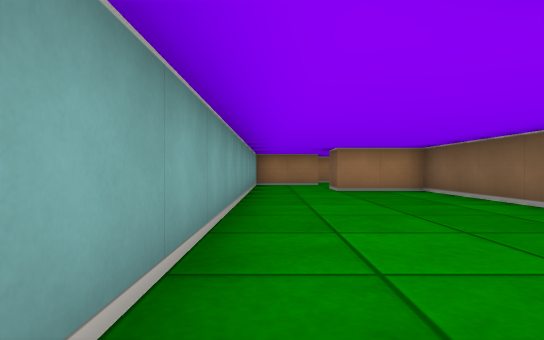
[1] (above)

12 first-person views from a walk through a cub3D maze. The camera is about half as high as the walls, looks level and sees 80° across. The floor is counted in squares. Each view is taken from the middle of a square. On the plan, view 1 faces up. The plan holds only what a view shows up to about 9 squares ahead; the rest is blank.

[2]
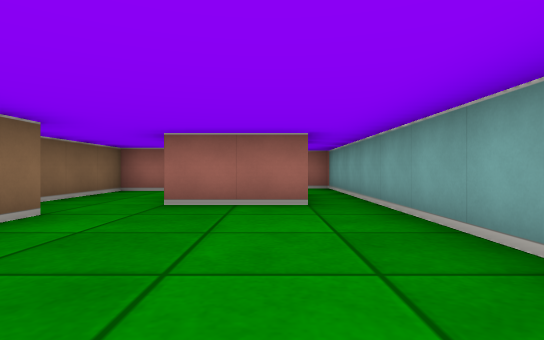

[3]
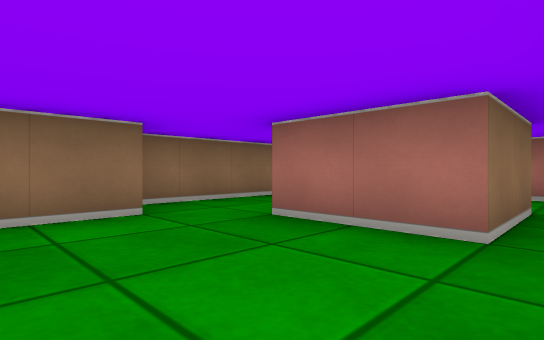

[4]
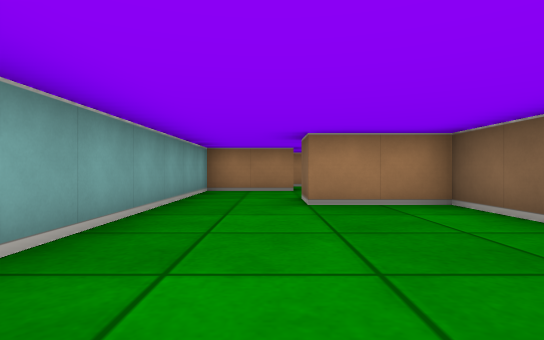

[5]
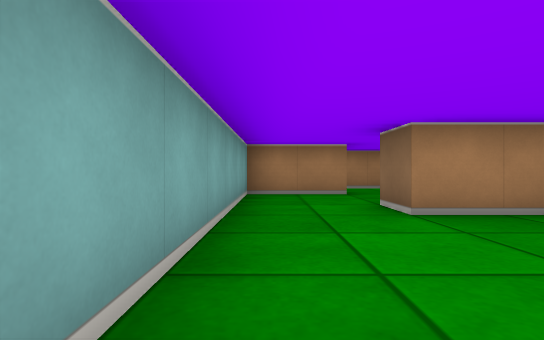

[6]
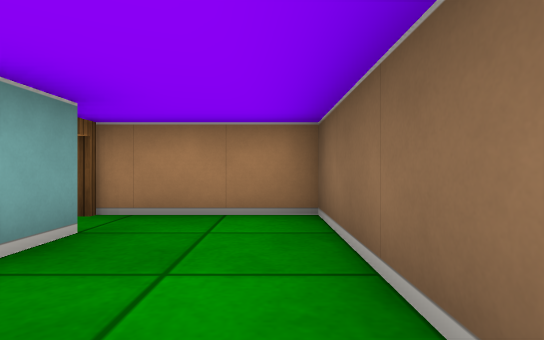

[7]
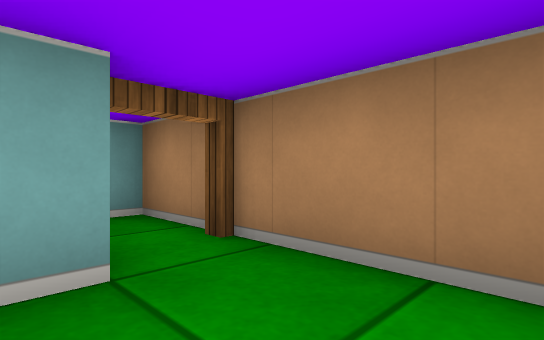

[8]
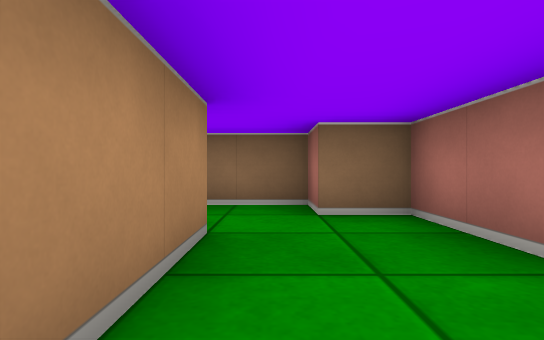

[9]
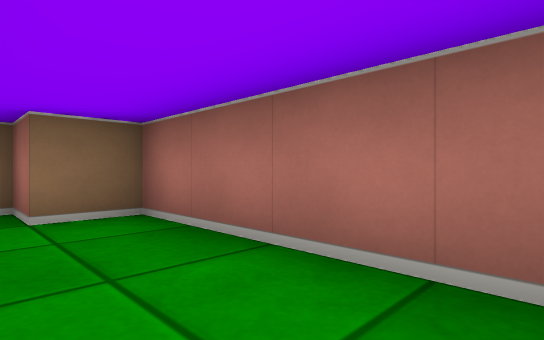

[10]
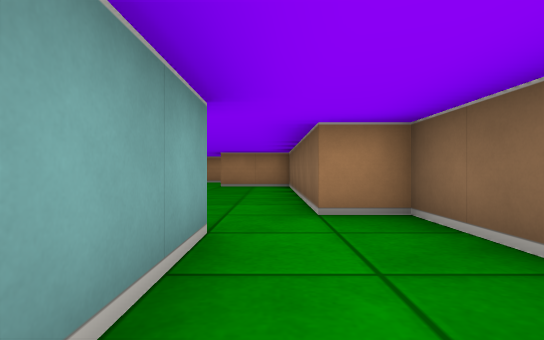

[11]
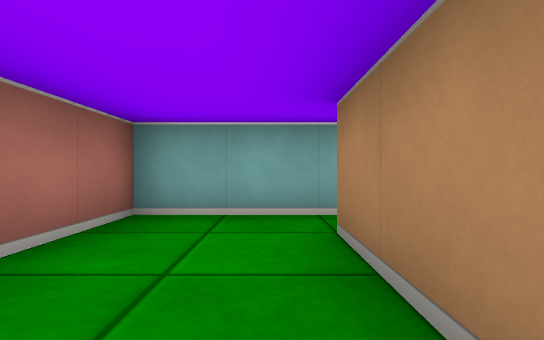

[12]
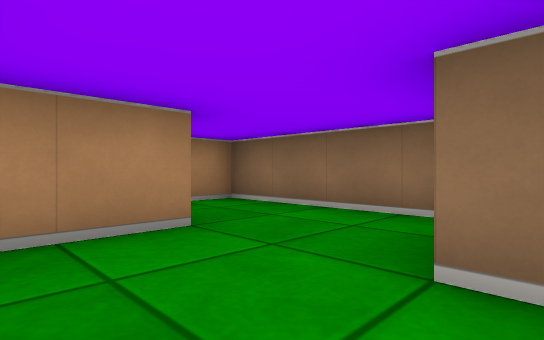

### Floor plan
Ten units are one square. View 1 is at (0, 0); x grows to the right and y downward. Boxes are objects, and circles mark ways between rooms. Rooms are numbered by the first view taken in them; rooms with no view inside come last. Other rooms are left out.
<svg viewBox="-10 -130 60 170">
<path fill="none" stroke="#000" d="M25 15 5 15 5 -5M-5 -5 -5 35 25 35M5 -5 25 -5 25 15M-5 -85 -5 -5M45 15 45 -15 35 -15 35 -75 15 -75 15 -85M15 -105 -5 -105 -5 -85M15 -115 15 -108M35 -91 35 -125 10 -125M25 35 35 35 35 25 45 25 45 15M10 -125 -5 -125 -5 -121"/>
<circle cx="0" cy="5" r="3" fill="#2a7"/>
<circle cx="15" cy="25" r="3" fill="#2a7"/>
<circle cx="5" cy="-80" r="3" fill="#2a7"/>
<circle cx="35" cy="5" r="3" fill="#2a7"/>
<circle cx="10" cy="-120" r="3" fill="#2a7"/>
<text x="10" y="20">1</text>
<text x="20" y="-40">2</text>
<text x="20" y="-100">3</text>
<text x="30" y="20">4</text>
<text x="0" y="-120">5</text>
</svg>
Room 1 opens to room 2. Room 1 opens to room 4. Room 2 opens to room 3. Room 2 opens to room 4. Room 3 opens to room 5.

Where each view was taken, in squares from view 1:
view 1: 0 up, 0 right, facing up
view 2: 5 up, 1 right, facing down
view 3: 3 up, 0 right, facing down-right
view 4: 3 up, 1 right, facing up
view 5: 4 up, 0 right, facing up
view 6: 9 up, 3 right, facing up
view 7: 11 up, 3 right, facing up-left
view 8: 2 down, 0 right, facing right
view 9: 2 down, 0 right, facing down-right
view 10: 2 down, 3 right, facing up
view 11: 2 down, 3 right, facing left
view 12: 8 up, 0 right, facing up-right
